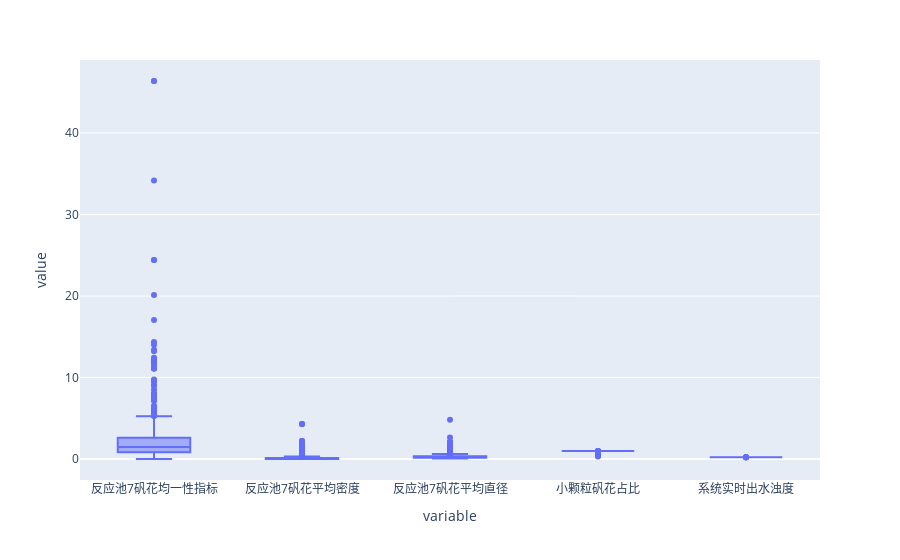

Notebook code cell kept with this figure:
### Code cell
df2.head(500).plot.box()

### Figure 1 — Plotly figure (JSON) as saved in the notebook; plotly's stock layout.template omitted (floating-point values rounded to 4 significant figures; data arrays with more than 128 entries replaced by an {"elided": "..."} marker saying what was removed)
{"data": [{"alignmentgroup": "True", "hovertemplate": "variable=%{x}<br>value=%{y}<extra></extra>", "legendgroup": "", "marker": {"color": "#636efa"}, "name": "", "notched": false, "offsetgroup": "", "orientation": "v", "showlegend": false, "type": "box", "x": {"elided": "2500 str values"}, "x0": " ", "xaxis": "x", "y": {"elided": "2500 float values"}, "y0": " ", "yaxis": "y"}], "layout": {"boxmode": "group", "legend": {"tracegroupgap": 0}, "margin": {"t": 60}, "xaxis": {"anchor": "y", "domain": [0, 1], "title": {"text": "variable"}}, "yaxis": {"anchor": "x", "domain": [0, 1], "title": {"text": "value"}}}}
